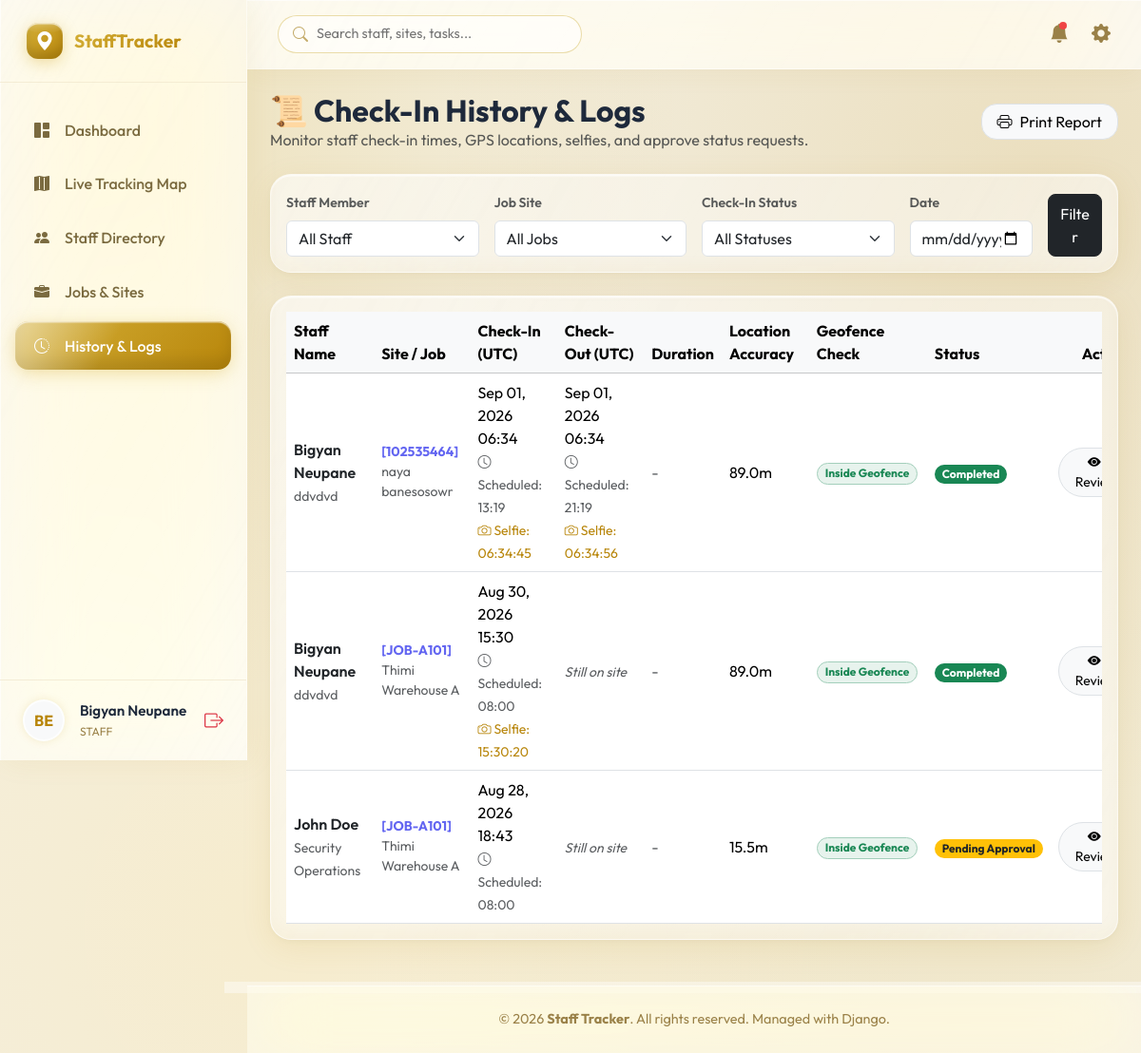
The app's page /history/ (signed in) with its own data.
### staff_app/models.py (models this page shows, shortened)
class Profile(models.Model):
    ROLE_CHOICES = [
        ('STAFF', 'Staff'),
        ('ADMIN', 'Admin'),
        ('SUPER_ADMIN', 'Super Admin'),
    ]
    user = models.OneToOneField(User, on_delete=models.CASCADE, related_name='profile')
    role = models.CharField(max_length=20, choices=ROLE_CHOICES, default='STAFF')
    phone = models.CharField(max_length=20, blank=True, null=True)
    avatar = models.ImageField(upload_to='avatars/', blank=True, null=True)
    department = models.CharField(max_length=100, blank=True, null=True)
    joined_date = models.DateField(auto_now_add=True)
    visa_document = models.ImageField(upload_to='documents/visa/', blank=True, null=True)
    passport_document = models.ImageField(upload_to='documents/passport/', blank=True, null=True)
    photo_document = models.ImageField(upload_to='documents/photo/', blank=True, null=True)
    other_document = models.ImageField(upload_to='documents/other/', blank=True, null=True)

class CheckInRecord(models.Model):
    STATUS_CHOICES = [
        ('PENDING_APPROVAL', 'Pending Approval'),
        ('APPROVED', 'Approved'),
        ('REJECTED', 'Rejected'),
        ('AWAITING_SELFIE', 'Awaiting Selfie'),
        ('COMPLETED', 'Completed'),
        ('REUPLOAD_REQUESTED', 'Re-upload Requested'),
    ]
    job = models.ForeignKey(Job, on_delete=models.CASCADE, related_name='checkins')
    user = models.ForeignKey(User, on_delete=models.CASCADE, related_name='checkins')
    timestamp = models.DateTimeField(auto_now_add=True)
    check_in_lat = models.FloatField()
    check_in_lng = models.FloatField()
    accuracy = models.FloatField() # GPS accuracy in meters
    distance_from_center = models.FloatField() # meters from geofence center
    is_inside_geofence = models.BooleanField(default=True)
    selfie = models.ImageField(upload_to='selfies/checkin/', blank=True, null=True)
    selfie_captured_at = models.DateTimeField(blank=True, null=True)
    status = models.CharField(max_length=30, choices=STATUS_CHOICES, default='PENDING_APPROVAL')
    status_notes = models.TextField(blank=True, null=True)
    is_emergency = models.BooleanField(default=False)
    emergency_reason = models.TextField(blank=True, null=True)
    reviewed_by = models.ForeignKey(User, on_delete=models.SET_NULL, null=True, blank=True, related_name='reviewed_checkins')
    reviewed_at = models.DateTimeField(blank=True, null=True)
    check_out_timestamp = models.DateTimeField(blank=True, null=True)
    check_out_lat = models.FloatField(blank=True, null=True)
    check_out_lng = models.FloatField(blank=True, null=True)
    check_out_accuracy = models.FloatField(blank=True, null=True)
    check_out_notes = models.TextField(blank=True, null=True)
    check_out_selfie = models.ImageField(upload_to='selfies/checkout/', blank=True, null=True)
    checkout_selfie_captured_at = models.DateTimeField(blank=True, null=True)
    duration_minutes = models.IntegerField(blank=True, null=True)

class Job(models.Model):
    STATUS_CHOICES = [
        ('UPCOMING', 'Upcoming'),
        ('CHECKED_IN', 'Checked In'),
        ('PENDING_APPROVAL', 'Pending Approval'),
        ('APPROVED', 'Approved'),
        ('REJECTED', 'Rejected'),
        ('COMPLETED', 'Completed'),
    ]
    title = models.CharField(max_length=200)
    code = models.CharField(max_length=50, unique=True)
    description = models.TextField(blank=True, null=True)
    instructions_json = models.TextField(default='[]', help_text='JSON list of instructions')
    site_name = models.CharField(max_length=200)
    address = models.TextField()
    lat = models.FloatField()
    lng = models.FloatField()
    geofence_radius = models.IntegerField(default=75) # in meters
    assigned_staff = models.ManyToManyField(User, related_name='assigned_jobs', blank=True)
    start_time = models.TimeField()
    end_time = models.TimeField()
    date = models.DateField()
    require_selfie = models.BooleanField(default=True)
    require_checkout = models.BooleanField(default=True)
    status = models.CharField(max_length=30, choices=STATUS_CHOICES, default='UPCOMING')
    created_at = models.DateTimeField(auto_now_add=True)
    is_adhoc = models.BooleanField(default=False)
    requested_by = models.ForeignKey(User, on_delete=models.SET_NULL, null=True, blank=True, related_name='adhoc_job_requests')

### staff_app/views.py (the view, shortened to what this page needs)
# urls.py: path("history/", views.history_view, name="history"),
@login_required
def history_view(request):
    is_api = request.GET.get('api')
    record_id = request.GET.get('id')
    action = request.GET.get('action')
    checkins = CheckInRecord.objects.all().order_by('-timestamp')
    user_filter = request.GET.get('user')
    job_filter = request.GET.get('job')
    status_filter = request.GET.get('status')
    date_filter = request.GET.get('date')
    if user_filter:
        checkins = checkins.filter(user_id=user_filter)
    if job_filter:
        checkins = checkins.filter(job_id=job_filter)
    if status_filter:
        checkins = checkins.filter(status=status_filter)
    if date_filter:
        checkins = checkins.filter(timestamp__date=date_filter)
    staff_list = User.objects.filter(profile__role='STAFF')
    jobs_list = Job.objects.all()
    context = {
        'checkins': checkins,
        'staff_list': staff_list,
        'jobs_list': jobs_list,
    }
    return render(request, 'history.html', context)

### templates/history.html (shortened to what this page needs)
{% extends 'base.html' %}
{% block content %}
<div class="d-flex justify-content-between align-items-center mb-4 header-row">
    <div>
        <h2 class="fw-bold mb-0">📜 Check-In History & Logs</h2>
        <p class="text-muted mb-0">Monitor staff check-in times, GPS locations, selfies, and approve status requests.</p>
    </div>
    <div>
        <button onclick="window.print()" class="btn btn-light border rounded-4 px-3">
            <i class="bi bi-printer me-2"></i>Print Report
        </button>
    </div>
</div>
<div class="card p-3 mb-4">
    <form method="GET" class="row g-3 align-items-center">
        <div class="col-6 col-md-3">
            <label class="form-label text-muted small fw-semibold">Staff Member</label>
            <select name="user" class="form-select">
                <option value="">All Staff</option>
            </select>
        </div>
        <div class="col-6 col-md-3">
            <label class="form-label text-muted small fw-semibold">Job Site</label>
            <select name="job" class="form-select">
                <option value="">All Jobs</option>
            </select>
        </div>
        <div class="col-6 col-md-3">
            <label class="form-label text-muted small fw-semibold">Check-In Status</label>
            <select name="status" class="form-select">
                <option value="">All Statuses</option>
            </select>
        </div>
        <div class="col-6 col-md-2">
            <label class="form-label text-muted small fw-semibold">Date</label>
            <input type="date" name="date" class="form-control" value="{{ request.GET.date|default:'' }}">
        </div>
        <div class="col-12 col-md-1 align-self-end">
            <button type="submit" class="btn btn-dark w-100 rounded-3 py-2">Filter</button>
        </div>
    </form>
</div>
<div class="card p-3 mb-4">
    <div class="table-responsive history-table-wrap">
        <table class="table table-hover align-middle mb-0">
            <thead class="table-light">
                <tr>
                    <th>Staff Name</th>
                    <th>Site / Job</th>
                    <th>Check-In (UTC)</th>
                    <th>Check-Out (UTC)</th>
                    <th>Duration</th>
                    <th>Location Accuracy</th>
                    <th>Geofence Check</th>
                    <th>Status</th>
                    <th class="text-end">Actions</th>
                </tr>
            </thead>
            <tbody>
                {% for record in checkins %}
                    <tr>
                        <td>
                            <div class="fw-semibold text-dark">{{ record.user.get_full_name|default:record.user.username }}</div>
                            <small class="text-muted">{{ record.user.profile.department|default:"No Department" }}</small>
                        </td>
                        <td>
                            <div class="fw-bold small text-indigo">[{{ record.job.code }}]</div>
                            <div class="small text-muted">{{ record.job.site_name }}</div>
                        </td>
                        <td>
                            <div>{{ record.timestamp|date:"M d, Y H:i" }}</div>
                            <small class="text-muted"><i class="bi bi-clock"></i> Scheduled: {{ record.job.start_time|time:"H:i" }}</small>
                            {% if record.selfie_captured_at %}
                                <br><small class="text-gold"><i class="bi bi-camera"></i> Selfie: {{ record.selfie_captured_at|date:"H:i:s" }}</small>
                            {% endif %}
                        </td>
                        <td>
                            {% if record.check_out_timestamp %}
                                <div>{{ record.check_out_timestamp|date:"M d, Y H:i" }}</div>
                                <small class="text-muted"><i class="bi bi-clock"></i> Scheduled: {{ record.job.end_time|time:"H:i" }}</small>
                                {% if record.checkout_selfie_captured_at %}
                                    <br><small class="text-gold"><i class="bi bi-camera"></i> Selfie: {{ record.checkout_selfie_captured_at|date:"H:i:s" }}</small>
                                {% endif %}
                            {% else %}
                                <span class="text-muted small"><em>Still on site</em></span>
                            {% endif %}
                        </td>
                        <td>
                            {% if record.duration_minutes %}
                                <span class="fw-bold">{{ record.duration_minutes }} mins</span>
                            {% else %}
                                <span class="text-muted">-</span>
                            {% endif %}
                        </td>
                        <td>{{ record.accuracy|floatformat:1 }}m</td>
                        <td>
                            {% if record.is_inside_geofence %}
                                <span class="badge bg-success-subtle text-success border border-success-subtle rounded-pill px-2">Inside Geofence</span>
                            {% else %}
                                <span class="badge bg-danger-subtle text-danger border border-danger-subtle rounded-pill px-2">Outside Geofence</span>
                            {% endif %}
                        </td>
                        <td>
                            <span class="badge rounded-pill
                                {% if record.status == 'APPROVED' or record.status == 'COMPLETED' %}bg-success
                                {% elif record.status == 'PENDING_APPROVAL' %}bg-warning text-dark
                                {% else %}bg-danger{% endif %}">
                                {{ record.get_status_display }}
                            </span>
                        </td>
                        <td class="text-end">
                            <button class="btn btn-sm btn-light border rounded-pill px-3" onclick="viewLogDetails({{ record.id }})">
                                <i class="bi bi-eye-fill me-1"></i> Review
                            </button>
                        </td>
                    </tr>
                {% empty %}
                    <tr>
                        <td colspan="9" class="text-center py-5 text-muted">No check-in logs found matching your filters.</td>
                    </tr>
                {% endfor %}
            </tbody>
        </table>
    </div>
</div>
{% endblock %}

### templates/base.html (shortened to what this page needs)
<!DOCTYPE html>
<html lang="en">
<head>
    <link href="https://cdn.jsdelivr.net/npm/bootstrap@5.3.2/dist/css/bootstrap.min.css" rel="stylesheet">
    <link href="https://cdn.jsdelivr.net/npm/bootstrap-icons@1.11.2/font/bootstrap-icons.min.css" rel="stylesheet">
    <link rel="stylesheet" href="https://unpkg.com/leaflet@1.9.4/dist/leaflet.css"/>
</head>
<body>
    {% if user.is_authenticated %}
    <div class="sidebar">
        <div class="sidebar-brand">
            <div class="brand-logo"><i class="bi bi-geo-alt-fill"></i></div>
            <div class="brand-name">StaffTracker</div>
        </div>
        <ul class="sidebar-menu">
            <li class="menu-item {% if request.resolver_match.url_name == 'dashboard' %}active{% endif %}">
                <a href="{% url 'dashboard' %}">
                    <i class="bi bi-grid-1x2-fill"></i>
                    <span>Dashboard</span>
                </a>
            </li>
            <li class="menu-item {% if request.resolver_match.url_name == 'map_view' %}active{% endif %}">
                <a href="{% url 'map_view' %}">
                    <i class="bi bi-map-fill"></i>
                    <span>Live Tracking Map</span>
                </a>
            </li>
            <li class="menu-item {% if 'staff' in request.path %}active{% endif %}">
                <a href="{% url 'staff_list' %}">
                    <i class="bi bi-people-fill"></i>
                    <span>Staff Directory</span>
                </a>
            </li>
            <li class="menu-item {% if 'jobs' in request.path %}active{% endif %}">
                <a href="{% url 'job_list' %}">
                    <i class="bi bi-briefcase-fill"></i>
                    <span>Jobs & Sites</span>
                </a>
            </li>
            <li class="menu-item {% if request.resolver_match.url_name == 'history' %}active{% endif %}">
                <a href="{% url 'history' %}">
                    <i class="bi bi-clock-history"></i>
                    <span>History & Logs</span>
                </a>
            </li>
        </ul>
        <div class="sidebar-user">
            {% if user.profile.avatar %}
                <img src="{{ user.profile.avatar.url }}" class="user-avatar" alt="Avatar">
            {% else %}
                <div class="user-avatar d-flex align-items-center justify-content-center bg-light text-gold fw-bold">
                    {{ user.username|slice:":2"|upper }}
                </div>
            {% endif %}
            <div class="user-info">
                <div class="user-name">{{ user.get_full_name|default:user.username }}</div>
                <div class="user-role">{{ user.profile.role }}</div>
            </div>
            <a href="{% url 'logout' %}" class="text-danger" title="Logout">
                <i class="bi bi-box-arrow-right fs-5"></i>
            </a>
        </div>
    </div>
    {% endif %}
    <div class="main-wrapper" style="{% if not user.is_authenticated %}margin-left: 0;{% endif %}">
        {% if user.is_authenticated %}
        <div class="top-navbar">
            <div class="d-flex align-items-center flex-grow-1">
                <div class="navbar-search">
                    <i class="bi bi-search"></i>
                    <input type="text" placeholder="Search staff, sites, tasks...">
                </div>
            </div>
            <div class="navbar-actions">
                <a href="{% url 'history' %}?status=PENDING_APPROVAL" class="action-btn" title="Pending Approvals">
                    <i class="bi bi-bell-fill"></i>
                    <span class="notification-dot"></span>
                </a>
                <a href="/admin/" class="action-btn d-none d-lg-inline-block" title="Django Admin Panel">
                    <i class="bi bi-gear-fill"></i>
                </a>
            </div>
        </div>
        {% endif %}
        <div class="container-fluid p-4 animate-fade-in">
            {% block content %}{% endblock %}
        </div>
        <footer class="footer">
            &copy; 2026 <strong>{{ settings.company_name|default:"Staff Tracker" }}</strong>. All rights reserved. Managed with Django.
        </footer>
    </div>
</body>
</html>

### templates/history.html (style rules this page uses)
.bg-success-subtle { background-color: rgba(25, 135, 84, 0.1) !important; }
.text-indigo { color: #6366f1; }
.text-gold { color: #b8860b; }
.history-table-wrap { -webkit-overflow-scrolling: touch; }
.history-table-wrap table { min-width: 900px; }

### records on screen
CheckInRecord: user.get_full_name "Bigyan Neupane", user.profile.department "ddvdvd", job.code "102535464", job.site_name "naya banesosowr", timestamp "Sep 01, 2026 06:34", job.start_time "13:19", selfie_captured_at "06:34:45", check_out_timestamp "Sep 01, 2026 06:34", job.end_time "21:19", checkout_selfie_captured_at "06:34:56", accuracy "89.0", is_inside_geofence "Inside Geofence", status "Completed"
CheckInRecord: user.get_full_name "Bigyan Neupane", user.profile.department "ddvdvd", job.code "JOB-A101", job.site_name "Thimi Warehouse A", timestamp "Aug 30, 2026 15:30", job.start_time "08:00", selfie_captured_at "15:30:20", shows "Still on site", accuracy "89.0", is_inside_geofence "Inside Geofence", status "Completed"
CheckInRecord: user.get_full_name "John Doe", user.profile.department "Security Operations", job.code "JOB-A101", job.site_name "Thimi Warehouse A", timestamp "Aug 28, 2026 18:43", job.start_time "08:00", shows "Still on site", accuracy "15.5", is_inside_geofence "Inside Geofence", status "Pending Approval"

### other values on screen
{{ user.username|slice:":2"|upper }} "BE"
{{ user.get_full_name|default:user.username }} "Bigyan Neupane"
{{ user.profile.role }} "STAFF"
{{ settings.company_name|default:"Staff Tracker" }} "Staff Tracker"
